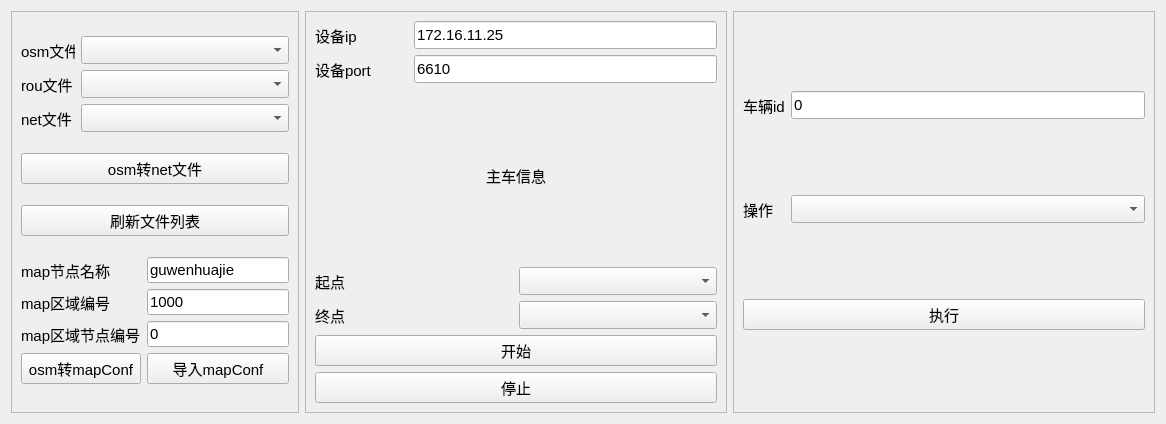
<?xml version="1.0" encoding="UTF-8"?>
<ui version="4.0">
 <class>Form</class>
 <widget class="QWidget" name="Form">
  <property name="geometry">
   <rect>
    <x>0</x>
    <y>0</y>
    <width>1166</width>
    <height>424</height>
   </rect>
  </property>
  <property name="windowTitle">
   <string>Form</string>
  </property>
  <layout class="QGridLayout" name="gridLayout_8">
   <item row="0" column="0">
    <widget class="QFrame" name="frame">
     <property name="sizePolicy">
      <sizepolicy hsizetype="Fixed" vsizetype="Preferred">
       <horstretch>0</horstretch>
       <verstretch>0</verstretch>
      </sizepolicy>
     </property>
     <property name="font">
      <font>
       <family>Arial</family>
       <pointsize>11</pointsize>
      </font>
     </property>
     <property name="frameShape">
      <enum>QFrame::StyledPanel</enum>
     </property>
     <property name="frameShadow">
      <enum>QFrame::Raised</enum>
     </property>
     <layout class="QGridLayout" name="gridLayout_4">
      <item row="0" column="0">
       <layout class="QGridLayout" name="gridLayout_3">
        <item row="0" column="0">
         <widget class="QLabel" name="label_6">
          <property name="maximumSize">
           <size>
            <width>54</width>
            <height>16777215</height>
           </size>
          </property>
          <property name="font">
           <font>
            <family>Arial</family>
            <pointsize>11</pointsize>
           </font>
          </property>
          <property name="text">
           <string>osm文件</string>
          </property>
         </widget>
        </item>
        <item row="1" column="0">
         <widget class="QLabel" name="label_7">
          <property name="font">
           <font>
            <family>Arial</family>
            <pointsize>11</pointsize>
           </font>
          </property>
          <property name="text">
           <string>rou文件</string>
          </property>
         </widget>
        </item>
        <item row="2" column="0">
         <widget class="QLabel" name="label_8">
          <property name="font">
           <font>
            <family>Arial</family>
            <pointsize>11</pointsize>
           </font>
          </property>
          <property name="text">
           <string>net文件</string>
          </property>
         </widget>
        </item>
        <item row="0" column="1" colspan="2">
         <widget class="QComboBox" name="comboBox_osmName">
          <property name="sizePolicy">
           <sizepolicy hsizetype="Expanding" vsizetype="Fixed">
            <horstretch>0</horstretch>
            <verstretch>0</verstretch>
           </sizepolicy>
          </property>
          <property name="minimumSize">
           <size>
            <width>150</width>
            <height>28</height>
           </size>
          </property>
          <property name="maximumSize">
           <size>
            <width>1500</width>
            <height>16777215</height>
           </size>
          </property>
          <property name="font">
           <font>
            <family>Arial</family>
            <pointsize>11</pointsize>
           </font>
          </property>
         </widget>
        </item>
        <item row="2" column="1" colspan="2">
         <widget class="QComboBox" name="comboBox_netName">
          <property name="minimumSize">
           <size>
            <width>150</width>
            <height>28</height>
           </size>
          </property>
          <property name="font">
           <font>
            <family>Arial</family>
            <pointsize>11</pointsize>
           </font>
          </property>
         </widget>
        </item>
        <item row="1" column="1" colspan="2">
         <widget class="QComboBox" name="comboBox_rouName">
          <property name="minimumSize">
           <size>
            <width>150</width>
            <height>28</height>
           </size>
          </property>
          <property name="font">
           <font>
            <family>Arial</family>
            <pointsize>11</pointsize>
           </font>
          </property>
         </widget>
        </item>
       </layout>
      </item>
      <item row="2" column="0">
       <widget class="QPushButton" name="pushButton_refreshList">
        <property name="font">
         <font>
          <family>Arial</family>
          <pointsize>11</pointsize>
         </font>
        </property>
        <property name="text">
         <string>刷新文件列表</string>
        </property>
       </widget>
      </item>
      <item row="3" column="0">
       <layout class="QGridLayout" name="gridLayout">
        <item row="2" column="0" colspan="2">
         <widget class="QLabel" name="label_3">
          <property name="font">
           <font>
            <family>Arial</family>
            <pointsize>11</pointsize>
           </font>
          </property>
          <property name="text">
           <string>map区域节点编号</string>
          </property>
         </widget>
        </item>
        <item row="0" column="0" colspan="2">
         <widget class="QLabel" name="label">
          <property name="font">
           <font>
            <family>Arial</family>
            <pointsize>11</pointsize>
           </font>
          </property>
          <property name="text">
           <string>map节点名称</string>
          </property>
         </widget>
        </item>
        <item row="1" column="0" colspan="2">
         <widget class="QLabel" name="label_2">
          <property name="font">
           <font>
            <family>Arial</family>
            <pointsize>11</pointsize>
           </font>
          </property>
          <property name="text">
           <string>map区域编号</string>
          </property>
         </widget>
        </item>
        <item row="2" column="2">
         <widget class="QLineEdit" name="lineEdit_nodeId">
          <property name="font">
           <font>
            <family>Arial</family>
            <pointsize>11</pointsize>
           </font>
          </property>
          <property name="text">
           <string>0</string>
          </property>
         </widget>
        </item>
        <item row="1" column="2">
         <widget class="QLineEdit" name="lineEdit_nodeRegion">
          <property name="font">
           <font>
            <family>Arial</family>
            <pointsize>11</pointsize>
           </font>
          </property>
          <property name="text">
           <string>1000</string>
          </property>
         </widget>
        </item>
        <item row="0" column="2">
         <widget class="QLineEdit" name="lineEdit_nodeName">
          <property name="font">
           <font>
            <family>Arial</family>
            <pointsize>11</pointsize>
           </font>
          </property>
          <property name="text">
           <string>guwenhuajie</string>
          </property>
         </widget>
        </item>
        <item row="3" column="0" colspan="2">
         <widget class="QPushButton" name="pushButton_osm2conf">
          <property name="font">
           <font>
            <family>Arial</family>
            <pointsize>11</pointsize>
           </font>
          </property>
          <property name="text">
           <string>osm转mapConf</string>
          </property>
         </widget>
        </item>
        <item row="3" column="2">
         <widget class="QPushButton" name="pushButton_import">
          <property name="font">
           <font>
            <family>Arial</family>
            <pointsize>11</pointsize>
           </font>
          </property>
          <property name="text">
           <string>导入mapConf</string>
          </property>
         </widget>
        </item>
       </layout>
      </item>
      <item row="1" column="0">
       <widget class="QPushButton" name="pushButton_osm2net">
        <property name="sizePolicy">
         <sizepolicy hsizetype="Expanding" vsizetype="Fixed">
          <horstretch>0</horstretch>
          <verstretch>0</verstretch>
         </sizepolicy>
        </property>
        <property name="font">
         <font>
          <family>Arial</family>
          <pointsize>11</pointsize>
         </font>
        </property>
        <property name="text">
         <string>osm转net文件</string>
        </property>
       </widget>
      </item>
     </layout>
    </widget>
   </item>
   <item row="0" column="1">
    <widget class="QFrame" name="frame_2">
     <property name="font">
      <font>
       <family>Arial</family>
       <pointsize>11</pointsize>
      </font>
     </property>
     <property name="frameShape">
      <enum>QFrame::StyledPanel</enum>
     </property>
     <property name="frameShadow">
      <enum>QFrame::Raised</enum>
     </property>
     <layout class="QGridLayout" name="gridLayout_7">
      <item row="0" column="0">
       <layout class="QGridLayout" name="gridLayout_2">
        <item row="0" column="0">
         <widget class="QLabel" name="label_4">
          <property name="sizePolicy">
           <sizepolicy hsizetype="Fixed" vsizetype="Preferred">
            <horstretch>0</horstretch>
            <verstretch>0</verstretch>
           </sizepolicy>
          </property>
          <property name="minimumSize">
           <size>
            <width>93</width>
            <height>0</height>
           </size>
          </property>
          <property name="font">
           <font>
            <family>Arial</family>
            <pointsize>11</pointsize>
           </font>
          </property>
          <property name="text">
           <string>设备ip</string>
          </property>
         </widget>
        </item>
        <item row="0" column="1">
         <widget class="QLineEdit" name="lineEdit_ip">
          <property name="minimumSize">
           <size>
            <width>0</width>
            <height>28</height>
           </size>
          </property>
          <property name="font">
           <font>
            <family>Arial</family>
            <pointsize>11</pointsize>
           </font>
          </property>
          <property name="text">
           <string>172.16.11.25</string>
          </property>
         </widget>
        </item>
        <item row="1" column="0">
         <widget class="QLabel" name="label_5">
          <property name="font">
           <font>
            <family>Arial</family>
            <pointsize>11</pointsize>
           </font>
          </property>
          <property name="text">
           <string>设备port</string>
          </property>
         </widget>
        </item>
        <item row="1" column="1">
         <widget class="QLineEdit" name="lineEdit_port">
          <property name="minimumSize">
           <size>
            <width>0</width>
            <height>28</height>
           </size>
          </property>
          <property name="font">
           <font>
            <family>Arial</family>
            <pointsize>11</pointsize>
           </font>
          </property>
          <property name="text">
           <string>6610</string>
          </property>
         </widget>
        </item>
       </layout>
      </item>
      <item row="1" column="0" rowspan="2">
       <layout class="QGridLayout" name="gridLayout_5">
        <item row="1" column="0">
         <widget class="QLabel" name="label_10">
          <property name="font">
           <font>
            <family>Arial</family>
            <pointsize>11</pointsize>
           </font>
          </property>
          <property name="text">
           <string>起点</string>
          </property>
         </widget>
        </item>
        <item row="0" column="0" colspan="2">
         <widget class="QLabel" name="label_12">
          <property name="font">
           <font>
            <family>Arial</family>
            <pointsize>11</pointsize>
           </font>
          </property>
          <property name="text">
           <string>主车信息</string>
          </property>
          <property name="alignment">
           <set>Qt::AlignCenter</set>
          </property>
         </widget>
        </item>
        <item row="1" column="1">
         <widget class="QComboBox" name="comboBox_startLane">
          <property name="minimumSize">
           <size>
            <width>150</width>
            <height>28</height>
           </size>
          </property>
          <property name="font">
           <font>
            <family>Arial</family>
            <pointsize>11</pointsize>
           </font>
          </property>
         </widget>
        </item>
        <item row="2" column="0">
         <widget class="QLabel" name="label_11">
          <property name="font">
           <font>
            <family>Arial</family>
            <pointsize>11</pointsize>
           </font>
          </property>
          <property name="text">
           <string>终点</string>
          </property>
         </widget>
        </item>
        <item row="2" column="1">
         <widget class="QComboBox" name="comboBox_endLane">
          <property name="minimumSize">
           <size>
            <width>150</width>
            <height>28</height>
           </size>
          </property>
          <property name="font">
           <font>
            <family>Arial</family>
            <pointsize>11</pointsize>
           </font>
          </property>
         </widget>
        </item>
       </layout>
      </item>
      <item row="3" column="0">
       <widget class="QPushButton" name="pushButton_start">
        <property name="font">
         <font>
          <family>Arial</family>
          <pointsize>11</pointsize>
         </font>
        </property>
        <property name="text">
         <string>开始</string>
        </property>
       </widget>
      </item>
      <item row="4" column="0">
       <widget class="QPushButton" name="pushButton_start_3">
        <property name="font">
         <font>
          <family>Arial</family>
          <pointsize>11</pointsize>
         </font>
        </property>
        <property name="text">
         <string>停止</string>
        </property>
       </widget>
      </item>
     </layout>
    </widget>
   </item>
   <item row="0" column="2">
    <widget class="QFrame" name="frame_3">
     <property name="frameShape">
      <enum>QFrame::StyledPanel</enum>
     </property>
     <property name="frameShadow">
      <enum>QFrame::Raised</enum>
     </property>
     <layout class="QGridLayout" name="gridLayout_6">
      <item row="0" column="1">
       <widget class="QLineEdit" name="lineEdit_carId">
        <property name="minimumSize">
         <size>
          <width>0</width>
          <height>28</height>
         </size>
        </property>
        <property name="font">
         <font>
          <family>Arial</family>
          <pointsize>11</pointsize>
         </font>
        </property>
        <property name="text">
         <string>0</string>
        </property>
       </widget>
      </item>
      <item row="0" column="0">
       <widget class="QLabel" name="label_18">
        <property name="font">
         <font>
          <family>Arial</family>
          <pointsize>11</pointsize>
         </font>
        </property>
        <property name="text">
         <string>车辆id</string>
        </property>
       </widget>
      </item>
      <item row="1" column="1">
       <widget class="QComboBox" name="comboBox_caozuo">
        <property name="minimumSize">
         <size>
          <width>150</width>
          <height>28</height>
         </size>
        </property>
        <property name="font">
         <font>
          <family>Arial</family>
          <pointsize>11</pointsize>
         </font>
        </property>
       </widget>
      </item>
      <item row="1" column="0">
       <widget class="QLabel" name="label_19">
        <property name="font">
         <font>
          <family>Arial</family>
          <pointsize>11</pointsize>
         </font>
        </property>
        <property name="text">
         <string>操作</string>
        </property>
       </widget>
      </item>
      <item row="2" column="0" colspan="2">
       <widget class="QPushButton" name="pushButton_carryout">
        <property name="font">
         <font>
          <family>Arial</family>
          <pointsize>11</pointsize>
         </font>
        </property>
        <property name="text">
         <string>执行</string>
        </property>
       </widget>
      </item>
     </layout>
    </widget>
   </item>
  </layout>
 </widget>
 <resources/>
 <connections>
  <connection>
   <sender>pushButton_start</sender>
   <signal>clicked()</signal>
   <receiver>Form</receiver>
   <slot>push_start()</slot>
   <hints>
    <hint type="sourcelabel">
     <x>743</x>
     <y>363</y>
    </hint>
    <hint type="destinationlabel">
     <x>202</x>
     <y>84</y>
    </hint>
   </hints>
  </connection>
  <connection>
   <sender>pushButton_osm2conf</sender>
   <signal>clicked()</signal>
   <receiver>Form</receiver>
   <slot>push_osm2MapConf()</slot>
   <hints>
    <hint type="sourcelabel">
     <x>111</x>
     <y>377</y>
    </hint>
    <hint type="destinationlabel">
     <x>343</x>
     <y>57</y>
    </hint>
   </hints>
  </connection>
  <connection>
   <sender>pushButton_osm2net</sender>
   <signal>clicked()</signal>
   <receiver>Form</receiver>
   <slot>push_osm2Net()</slot>
   <hints>
    <hint type="sourcelabel">
     <x>39</x>
     <y>181</y>
    </hint>
    <hint type="destinationlabel">
     <x>319</x>
     <y>0</y>
    </hint>
   </hints>
  </connection>
  <connection>
   <sender>pushButton_refreshList</sender>
   <signal>clicked()</signal>
   <receiver>Form</receiver>
   <slot>push_refreshFileList()</slot>
   <hints>
    <hint type="sourcelabel">
     <x>61</x>
     <y>226</y>
    </hint>
    <hint type="destinationlabel">
     <x>36</x>
     <y>8</y>
    </hint>
   </hints>
  </connection>
  <connection>
   <sender>pushButton_start_3</sender>
   <signal>clicked()</signal>
   <receiver>Form</receiver>
   <slot>push_stop()</slot>
   <hints>
    <hint type="sourcelabel">
     <x>628</x>
     <y>386</y>
    </hint>
    <hint type="destinationlabel">
     <x>653</x>
     <y>415</y>
    </hint>
   </hints>
  </connection>
  <connection>
   <sender>pushButton_carryout</sender>
   <signal>clicked()</signal>
   <receiver>Form</receiver>
   <slot>push_carryout()</slot>
   <hints>
    <hint type="sourcelabel">
     <x>898</x>
     <y>315</y>
    </hint>
    <hint type="destinationlabel">
     <x>1160</x>
     <y>336</y>
    </hint>
   </hints>
  </connection>
 </connections>
 <slots>
  <slot>push_start()</slot>
  <slot>push_osm2MapConf()</slot>
  <slot>push_osm2Net()</slot>
  <slot>push_refreshFileList()</slot>
  <slot>push_addCar()</slot>
  <slot>push_fastStart()</slot>
  <slot>push_saveRou()</slot>
  <slot>push_stop()</slot>
  <slot>push_carryout()</slot>
 </slots>
</ui>
